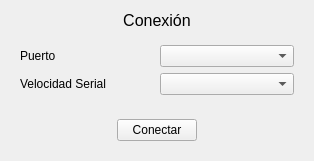
<?xml version="1.0" encoding="UTF-8"?>
<ui version="4.0">
 <class>ConfigConexion</class>
 <widget class="QWidget" name="ConfigConexion">
  <property name="geometry">
   <rect>
    <x>0</x>
    <y>0</y>
    <width>314</width>
    <height>159</height>
   </rect>
  </property>
  <property name="windowTitle">
   <string>Form</string>
  </property>
  <layout class="QVBoxLayout" name="verticalLayout">
   <item>
    <widget class="QLabel" name="label_conexion">
     <property name="sizePolicy">
      <sizepolicy hsizetype="Preferred" vsizetype="Maximum">
       <horstretch>0</horstretch>
       <verstretch>0</verstretch>
      </sizepolicy>
     </property>
     <property name="font">
      <font>
       <pointsize>12</pointsize>
       <bold>false</bold>
      </font>
     </property>
     <property name="text">
      <string>Conexión</string>
     </property>
     <property name="alignment">
      <set>Qt::AlignmentFlag::AlignCenter</set>
     </property>
    </widget>
   </item>
   <item>
    <widget class="QWidget" name="widget_2" native="true">
     <property name="sizePolicy">
      <sizepolicy hsizetype="Preferred" vsizetype="Maximum">
       <horstretch>0</horstretch>
       <verstretch>0</verstretch>
      </sizepolicy>
     </property>
     <layout class="QGridLayout" name="gridLayout">
      <item row="2" column="0">
       <widget class="QLabel" name="label_baud_rate">
        <property name="sizePolicy">
         <sizepolicy hsizetype="Preferred" vsizetype="Maximum">
          <horstretch>0</horstretch>
          <verstretch>0</verstretch>
         </sizepolicy>
        </property>
        <property name="text">
         <string>Velocidad Serial</string>
        </property>
       </widget>
      </item>
      <item row="2" column="1">
       <widget class="QComboBox" name="comboBox_baud_rate"/>
      </item>
      <item row="1" column="1">
       <widget class="QComboBox" name="comboBox_puerto">
        <property name="sizeIncrement">
         <size>
          <width>0</width>
          <height>0</height>
         </size>
        </property>
       </widget>
      </item>
      <item row="1" column="0">
       <widget class="QLabel" name="label_puerto">
        <property name="sizePolicy">
         <sizepolicy hsizetype="Preferred" vsizetype="Maximum">
          <horstretch>0</horstretch>
          <verstretch>0</verstretch>
         </sizepolicy>
        </property>
        <property name="text">
         <string>Puerto</string>
        </property>
       </widget>
      </item>
     </layout>
    </widget>
   </item>
   <item>
    <widget class="QWidget" name="widget" native="true">
     <property name="sizePolicy">
      <sizepolicy hsizetype="Preferred" vsizetype="Maximum">
       <horstretch>0</horstretch>
       <verstretch>0</verstretch>
      </sizepolicy>
     </property>
     <property name="layoutDirection">
      <enum>Qt::LayoutDirection::LeftToRight</enum>
     </property>
     <layout class="QHBoxLayout" name="horizontalLayout_3">
      <item>
       <widget class="QPushButton" name="pushButton_conectar">
        <property name="sizePolicy">
         <sizepolicy hsizetype="Maximum" vsizetype="Fixed">
          <horstretch>0</horstretch>
          <verstretch>0</verstretch>
         </sizepolicy>
        </property>
        <property name="layoutDirection">
         <enum>Qt::LayoutDirection::LeftToRight</enum>
        </property>
        <property name="text">
         <string>Conectar</string>
        </property>
       </widget>
      </item>
     </layout>
    </widget>
   </item>
  </layout>
 </widget>
 <resources/>
 <connections/>
</ui>
